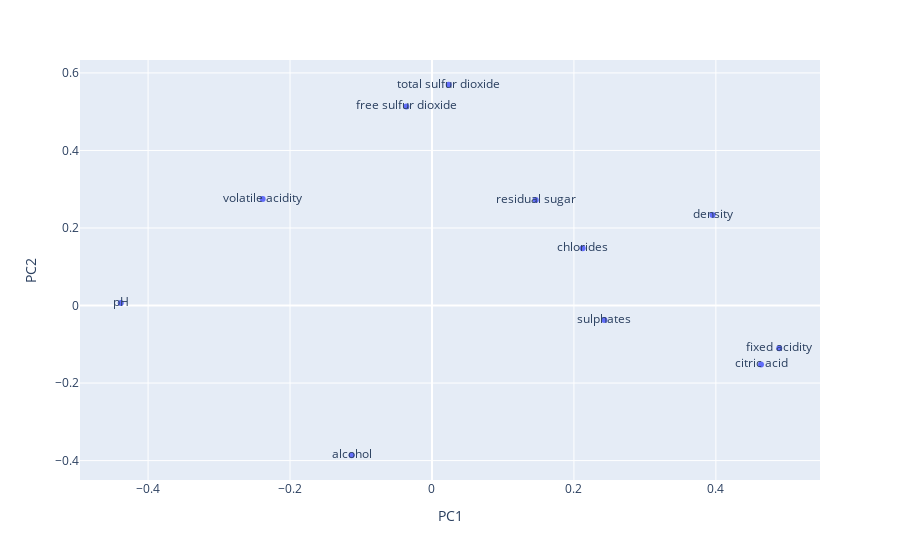

The notebook cell this image was saved under:
### Code cell
loadings_label = df_loadings.index
# loadings_label = df_loadings.index.str.strip(' (cm)')

fig = px.scatter(df_loadings, x='PC1', y='PC2',
                    text = loadings_label)

fig.show()

### Figure 1 — Plotly figure (JSON) as saved in the notebook; plotly's stock layout.template omitted (floating-point values rounded to 4 significant figures)
{"data": [{"hovertemplate": "PC1=%{x}<br>PC2=%{y}<br>index=%{text}<extra></extra>", "legendgroup": "", "marker": {"color": "#636efa", "symbol": "circle"}, "mode": "markers+text", "name": "", "orientation": "v", "showlegend": false, "text": ["fixed acidity", "volatile acidity", "citric acid", "residual sugar", "chlorides", "free sulfur dioxide", "total sulfur dioxide", "density", "pH", "sulphates", "alcohol"], "type": "scatter", "x": [0.4893, -0.2386, 0.4636, 0.1461, 0.2122, -0.03616, 0.02357, 0.3954, -0.4385, 0.2429, -0.1132], "xaxis": "x", "y": [-0.1105, 0.2749, -0.1518, 0.2721, 0.1481, 0.5136, 0.5695, 0.2336, 0.006711, -0.03755, -0.3862], "yaxis": "y"}], "layout": {"legend": {"tracegroupgap": 0}, "margin": {"t": 60}, "xaxis": {"anchor": "y", "domain": [0, 1], "title": {"text": "PC1"}}, "yaxis": {"anchor": "x", "domain": [0, 1], "title": {"text": "PC2"}}}}
